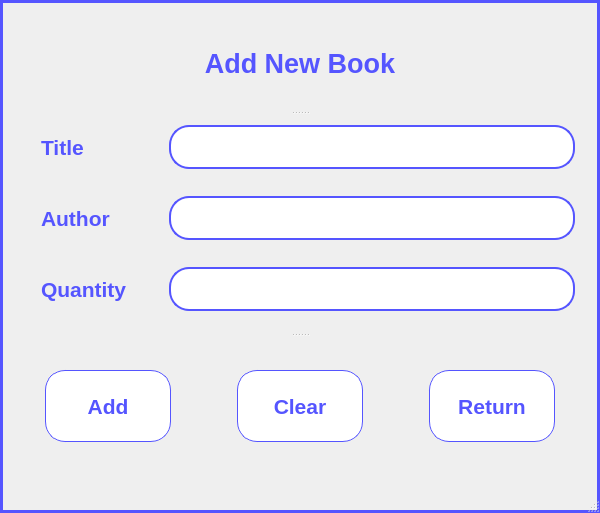
<?xml version="1.0" encoding="UTF-8"?>
<ui version="4.0">
 <class>addNewBook_window</class>
 <widget class="QMainWindow" name="addNewBook_window">
  <property name="geometry">
   <rect>
    <x>0</x>
    <y>0</y>
    <width>600</width>
    <height>513</height>
   </rect>
  </property>
  <property name="sizePolicy">
   <sizepolicy hsizetype="Preferred" vsizetype="Preferred">
    <horstretch>0</horstretch>
    <verstretch>0</verstretch>
   </sizepolicy>
  </property>
  <property name="minimumSize">
   <size>
    <width>0</width>
    <height>0</height>
   </size>
  </property>
  <property name="windowTitle">
   <string>Add New Book</string>
  </property>
  <property name="styleSheet">
   <string notr="true">QMainWindow {
	border: 3px solid rgb(85, 85, 255);
}</string>
  </property>
  <widget class="QWidget" name="centralwidget">
   <layout class="QVBoxLayout" name="verticalLayout" stretch="0">
    <property name="leftMargin">
     <number>15</number>
    </property>
    <property name="topMargin">
     <number>15</number>
    </property>
    <property name="rightMargin">
     <number>15</number>
    </property>
    <property name="bottomMargin">
     <number>15</number>
    </property>
    <item>
     <widget class="QSplitter" name="splitter">
      <property name="orientation">
       <enum>Qt::Vertical</enum>
      </property>
      <widget class="QLabel" name="title_label">
       <property name="font">
        <font>
         <family>Arial</family>
         <pointsize>20</pointsize>
         <weight>75</weight>
         <bold>true</bold>
        </font>
       </property>
       <property name="styleSheet">
        <string notr="true">QLabel {
	color: rgb(85, 85, 255);

	margin: 30px;
}</string>
       </property>
       <property name="text">
        <string>Add New Book</string>
       </property>
       <property name="alignment">
        <set>Qt::AlignCenter</set>
       </property>
      </widget>
      <widget class="QWidget" name="layoutWidget">
       <layout class="QFormLayout" name="formLayout">
        <item row="0" column="0">
         <widget class="QLabel" name="book_title_label">
          <property name="font">
           <font>
            <family>Arial</family>
            <pointsize>16</pointsize>
            <weight>75</weight>
            <bold>true</bold>
           </font>
          </property>
          <property name="styleSheet">
           <string notr="true">QLabel {
	color: rgb(85, 85, 255);
	
	padding: 10px;
	margin: 10px;
}</string>
          </property>
          <property name="text">
           <string>Title</string>
          </property>
         </widget>
        </item>
        <item row="0" column="1">
         <widget class="QLineEdit" name="book_title_line">
          <property name="font">
           <font>
            <family>Arial</family>
            <pointsize>11</pointsize>
           </font>
          </property>
          <property name="styleSheet">
           <string notr="true">QLineEdit {
	color: rgb(85, 85, 255);

	margin: 10px;
	padding: 10px;
	
	border: 2px solid rgb(85, 85, 255);
    border-radius: 20px;
}</string>
          </property>
          <property name="text">
           <string/>
          </property>
          <property name="maxLength">
           <number>100</number>
          </property>
         </widget>
        </item>
        <item row="1" column="0">
         <widget class="QLabel" name="book_author_label">
          <property name="font">
           <font>
            <family>Arial</family>
            <pointsize>16</pointsize>
            <weight>75</weight>
            <bold>true</bold>
           </font>
          </property>
          <property name="styleSheet">
           <string notr="true">QLabel {
	color: rgb(85, 85, 255);
	
	padding: 10px;
	margin: 10px;
}</string>
          </property>
          <property name="text">
           <string>Author</string>
          </property>
         </widget>
        </item>
        <item row="1" column="1">
         <widget class="QLineEdit" name="book_author_line">
          <property name="font">
           <font>
            <family>Arial</family>
            <pointsize>11</pointsize>
           </font>
          </property>
          <property name="styleSheet">
           <string notr="true">QLineEdit {
	color: rgb(85, 85, 255);

	margin: 10px;
	padding: 10px;
	
	border: 2px solid rgb(85, 85, 255);
    border-radius: 20px;
}</string>
          </property>
          <property name="text">
           <string/>
          </property>
          <property name="maxLength">
           <number>50</number>
          </property>
         </widget>
        </item>
        <item row="2" column="0">
         <widget class="QLabel" name="book_quantity_label">
          <property name="font">
           <font>
            <family>Arial</family>
            <pointsize>16</pointsize>
            <weight>75</weight>
            <bold>true</bold>
           </font>
          </property>
          <property name="styleSheet">
           <string notr="true">QLabel {
	color: rgb(85, 85, 255);
	
	padding: 10px;
	margin: 10px;
}</string>
          </property>
          <property name="text">
           <string>Quantity</string>
          </property>
         </widget>
        </item>
        <item row="2" column="1">
         <widget class="QLineEdit" name="book_quantity_line">
          <property name="font">
           <font>
            <family>Arial</family>
            <pointsize>11</pointsize>
           </font>
          </property>
          <property name="styleSheet">
           <string notr="true">QLineEdit {
	color: rgb(85, 85, 255);

	margin: 10px;
	padding: 10px;
	
	border: 2px solid rgb(85, 85, 255);
    border-radius: 20px;
}</string>
          </property>
          <property name="text">
           <string/>
          </property>
          <property name="maxLength">
           <number>12</number>
          </property>
         </widget>
        </item>
       </layout>
      </widget>
      <widget class="QWidget" name="layoutWidget">
       <layout class="QHBoxLayout" name="horizontalLayout">
        <item>
         <widget class="QPushButton" name="add_new_book_button">
          <property name="font">
           <font>
            <family>Arial</family>
            <pointsize>16</pointsize>
            <weight>75</weight>
            <bold>true</bold>
           </font>
          </property>
          <property name="styleSheet">
           <string notr="true">QPushButton {
	background-color: rgb(255, 255, 255);
	color: rgb(85, 85, 255);

	border: 1px solid rgb(85, 85, 255);
	border-radius: 20px;

	height: 70px;

	margin: 30px;
}

QPushButton:hover {
	background-color: rgb(85, 85, 255);
	color: rgb(255, 255, 255);
	
	border: 2px solid rgb(255, 255, 255);
}

QPushButton:pressed {
	background-color: rgb(255, 255, 255);
	color: rgb(85, 85, 255);

	border: 1px solid rgb(85, 85, 255);
	border-radius: 20px;
}</string>
          </property>
          <property name="text">
           <string>Add</string>
          </property>
         </widget>
        </item>
        <item>
         <widget class="QPushButton" name="clear_inputs_button">
          <property name="font">
           <font>
            <family>Arial</family>
            <pointsize>16</pointsize>
            <weight>75</weight>
            <bold>true</bold>
           </font>
          </property>
          <property name="styleSheet">
           <string notr="true">QPushButton {
	background-color: rgb(255, 255, 255);
	color: rgb(85, 85, 255);

	border: 1px solid rgb(85, 85, 255);
	border-radius: 20px;

	height: 70px;

	margin: 30px;
}

QPushButton:hover {
	background-color: rgb(85, 85, 255);
	color: rgb(255, 255, 255);
	
	border: 2px solid rgb(255, 255, 255);
}

QPushButton:pressed {
	background-color: rgb(255, 255, 255);
	color: rgb(85, 85, 255);

	border: 1px solid rgb(85, 85, 255);
	border-radius: 20px;
}</string>
          </property>
          <property name="text">
           <string>Clear</string>
          </property>
         </widget>
        </item>
        <item>
         <widget class="QPushButton" name="return_main_window_button">
          <property name="font">
           <font>
            <family>Arial</family>
            <pointsize>16</pointsize>
            <weight>75</weight>
            <bold>true</bold>
           </font>
          </property>
          <property name="styleSheet">
           <string notr="true">QPushButton {
	background-color: rgb(255, 255, 255);
	color: rgb(85, 85, 255);

	border: 1px solid rgb(85, 85, 255);
	border-radius: 20px;

	height: 70px;

	margin: 30px;
}

QPushButton:hover {
	background-color: rgb(85, 85, 255);
	color: rgb(255, 255, 255);
	
	border: 2px solid rgb(255, 255, 255);
}

QPushButton:pressed {
	background-color: rgb(255, 255, 255);
	color: rgb(85, 85, 255);

	border: 1px solid rgb(85, 85, 255);
	border-radius: 20px;
}</string>
          </property>
          <property name="text">
           <string>Return</string>
          </property>
         </widget>
        </item>
       </layout>
      </widget>
     </widget>
    </item>
   </layout>
  </widget>
  <widget class="QMenuBar" name="menubar">
   <property name="geometry">
    <rect>
     <x>0</x>
     <y>0</y>
     <width>600</width>
     <height>21</height>
    </rect>
   </property>
  </widget>
  <widget class="QStatusBar" name="statusbar"/>
 </widget>
 <resources/>
 <connections/>
</ui>
